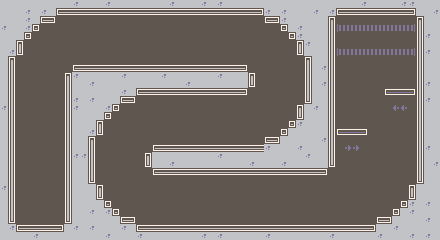

A 2D game scene composited from a Tiled map and its tileset images. What follows is a short description and the map's XML, with each tile layer's data collapsed to a summary:
An orthogonal 55x30 tile map with 8x8 px tiles, 1 tile layer (road).

<map version="1.10" tiledversion="1.11.2" orientation="orthogonal" renderorder="right-down" width="55" height="30" tilewidth="8" tileheight="8" infinite="0" nextlayerid="4" nextobjectid="1">
 <editorsettings>
  <export target="map.tmj" format="json" />
 </editorsettings>
 <tileset firstgid="1" name="city-tileset" tilewidth="8" tileheight="8" spacing="1" tilecount="360" columns="24">
  <image source="../Tilemap/tilemap.png" trans="ffaeb6" width="215" height="134" />
  <tile id="72">
   <properties>
    <property name="solid" type="bool" value="true" />
   </properties>
  </tile>
  <tile id="73">
   <properties>
    <property name="solid" type="bool" value="true" />
   </properties>
  </tile>
  <tile id="74">
   <properties>
    <property name="solid" type="bool" value="true" />
   </properties>
  </tile>
  <tile id="75">
   <properties>
    <property name="solid" type="bool" value="true" />
   </properties>
  </tile>
  <tile id="76">
   <properties>
    <property name="solid" type="bool" value="true" />
   </properties>
  </tile>
  <tile id="77">
   <properties>
    <property name="solid" type="bool" value="true" />
   </properties>
  </tile>
  <tile id="78">
   <properties>
    <property name="solid" type="bool" value="true" />
   </properties>
  </tile>
  <tile id="79">
   <properties>
    <property name="solid" type="bool" value="true" />
   </properties>
  </tile>
  <tile id="80">
   <properties>
    <property name="solid" type="bool" value="true" />
   </properties>
  </tile>
  <tile id="81">
   <properties>
    <property name="solid" type="bool" value="true" />
   </properties>
  </tile>
  <tile id="82">
   <properties>
    <property name="solid" type="bool" value="true" />
   </properties>
  </tile>
  <tile id="83">
   <properties>
    <property name="solid" type="bool" value="true" />
   </properties>
  </tile>
  <tile id="84">
   <properties>
    <property name="solid" type="bool" value="true" />
   </properties>
  </tile>
  <tile id="85">
   <properties>
    <property name="solid" type="bool" value="true" />
   </properties>
  </tile>
  <tile id="100">
   <properties>
    <property name="solid" type="bool" value="true" />
   </properties>
  </tile>
  <tile id="101">
   <properties>
    <property name="solid" type="bool" value="true" />
   </properties>
  </tile>
  <tile id="102">
   <properties>
    <property name="solid" type="bool" value="true" />
   </properties>
  </tile>
  <tile id="103">
   <properties>
    <property name="solid" type="bool" value="true" />
   </properties>
  </tile>
  <tile id="104">
   <properties>
    <property name="solid" type="bool" value="true" />
   </properties>
  </tile>
  <tile id="105">
   <properties>
    <property name="solid" type="bool" value="true" />
   </properties>
  </tile>
  <tile id="106">
   <properties>
    <property name="solid" type="bool" value="true" />
   </properties>
  </tile>
  <tile id="107">
   <properties>
    <property name="solid" type="bool" value="true" />
   </properties>
  </tile>
  <tile id="108">
   <properties>
    <property name="solid" type="bool" value="true" />
   </properties>
  </tile>
  <tile id="109">
   <properties>
    <property name="solid" type="bool" value="true" />
   </properties>
  </tile>
  <tile id="110">
   <properties>
    <property name="solid" type="bool" value="true" />
   </properties>
  </tile>
  <tile id="124">
   <properties>
    <property name="solid" type="bool" value="true" />
   </properties>
  </tile>
  <tile id="125">
   <properties>
    <property name="solid" type="bool" value="true" />
   </properties>
  </tile>
  <tile id="126">
   <properties>
    <property name="solid" type="bool" value="true" />
   </properties>
  </tile>
  <tile id="127">
   <properties>
    <property name="solid" type="bool" value="true" />
   </properties>
  </tile>
  <tile id="128">
   <properties>
    <property name="solid" type="bool" value="true" />
   </properties>
  </tile>
  <tile id="129">
   <properties>
    <property name="solid" type="bool" value="true" />
   </properties>
  </tile>
  <tile id="130">
   <properties>
    <property name="solid" type="bool" value="true" />
   </properties>
  </tile>
  <tile id="131">
   <properties>
    <property name="solid" type="bool" value="true" />
   </properties>
  </tile>
  <tile id="132">
   <properties>
    <property name="solid" type="bool" value="true" />
   </properties>
  </tile>
  <tile id="133">
   <properties>
    <property name="solid" type="bool" value="true" />
   </properties>
  </tile>
  <tile id="134">
   <properties>
    <property name="solid" type="bool" value="true" />
   </properties>
  </tile>
  <tile id="148">
   <properties>
    <property name="solid" type="bool" value="true" />
   </properties>
  </tile>
  <tile id="149">
   <properties>
    <property name="solid" type="bool" value="true" />
   </properties>
  </tile>
  <tile id="150">
   <properties>
    <property name="solid" type="bool" value="true" />
   </properties>
  </tile>
  <tile id="151">
   <properties>
    <property name="solid" type="bool" value="true" />
   </properties>
  </tile>
  <tile id="152">
   <properties>
    <property name="solid" type="bool" value="true" />
   </properties>
  </tile>
  <tile id="153">
   <properties>
    <property name="solid" type="bool" value="true" />
   </properties>
  </tile>
  <tile id="154">
   <properties>
    <property name="solid" type="bool" value="true" />
   </properties>
  </tile>
  <tile id="155">
   <properties>
    <property name="solid" type="bool" value="true" />
   </properties>
  </tile>
  <tile id="156">
   <properties>
    <property name="solid" type="bool" value="true" />
   </properties>
  </tile>
  <tile id="157">
   <properties>
    <property name="solid" type="bool" value="true" />
   </properties>
  </tile>
  <tile id="158">
   <properties>
    <property name="solid" type="bool" value="true" />
   </properties>
  </tile>
 </tileset>
 <layer id="3" name="road" width="55" height="30">
  <data>[1650 cells, 1650 non-empty, 18 distinct tile ids]</data>
 </layer>
</map>
